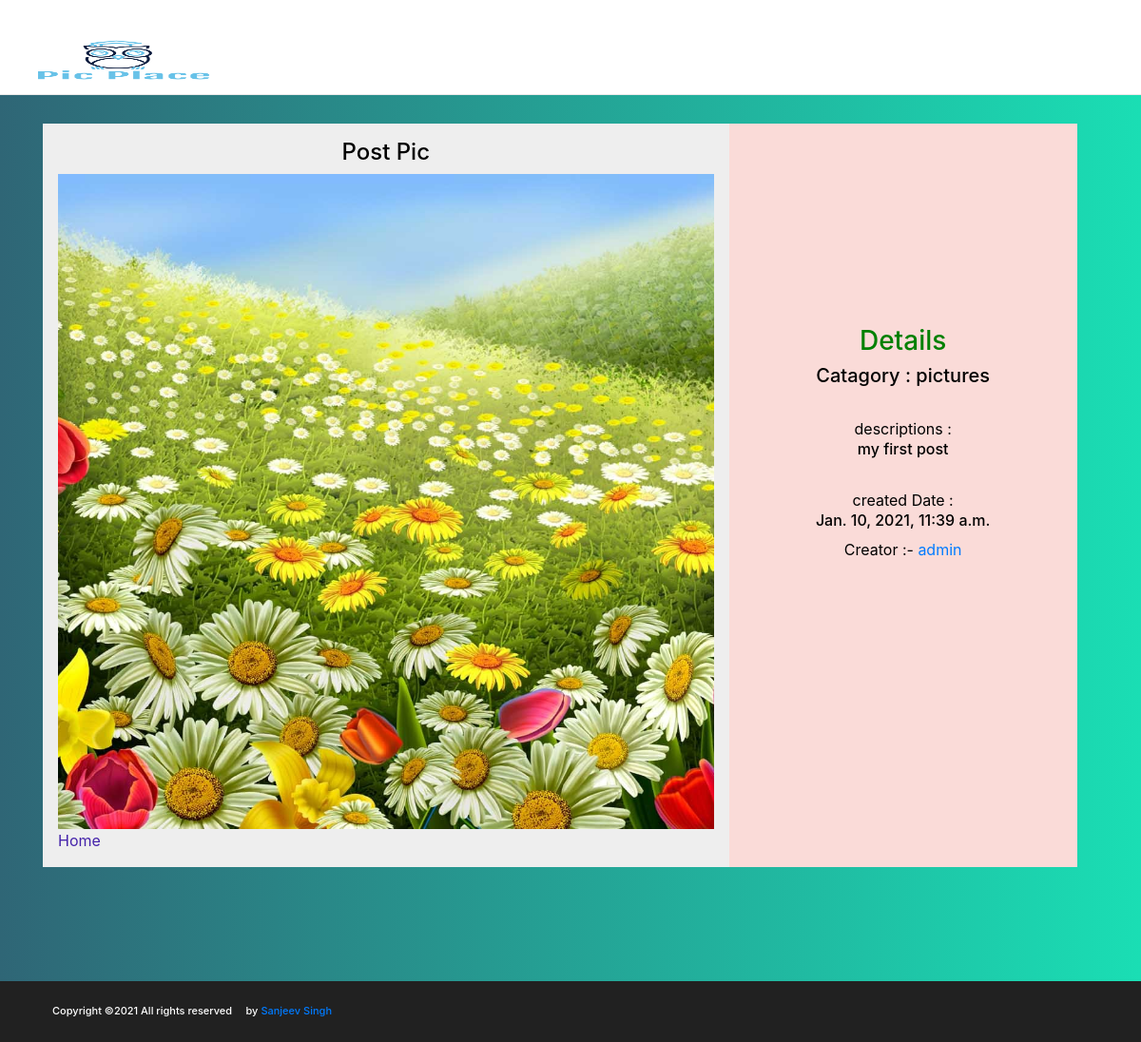
Screenshot of /imageapp/viewpost/3 with the database file from the repository.
### imageapp/models.py (models this page shows)
class PostImage(models.Model):
	descriptions = models.CharField(max_length=200)
	catagory = models.ForeignKey(to=Catagory,on_delete = models.CASCADE)
	uploaded_by = models.ForeignKey(to=User,on_delete=models.CASCADE,null=True, blank=True)
	image = models.ImageField(upload_to='images//')
	cr_date = models.DateTimeField(auto_now_add=True)

class Catagory(models.Model):
	des = models.TextField()
	title = models.CharField(max_length=20)
	def __str__(self):
		return self.title

### imageapp/views.py (the view)
# urls.py: path('viewpost/<int:i_d>',views.viewpost),
def viewpost(request,i_d):
	posts = PostImage.objects.get(pk=i_d)
	return render(request,'viewPost.html',{'posts':posts})

### templates/viewPost.html (shortened to what this page needs)
<!doctype html>
<html lang="en">
  <head>
  <link rel="stylesheet" href="/static/css/bootstrap.min.css"/>
  <link rel="stylesheet" href="/static/css/font-awesome.min.css"/>
  <link rel="stylesheet" href="/static/css/magnific-popup.css"/>
  <link rel="stylesheet" href="/static/css/slicknav.min.css"/>
  <link rel="stylesheet" href="/static/css/owl.carousel.min.css"/>
  <link rel="stylesheet" href="/static/css/style.css"/>
    <link rel="stylesheet" href="https://stackpath.bootstrapcdn.com/bootstrap/4.5.0/css/bootstrap.min.css">
    <link rel="stylesheet" href="/static/css/style.css"/>
  </head>
<link href="//maxcdn.bootstrapcdn.com/bootstrap/4.1.1/css/bootstrap.min.css" rel="stylesheet" id="bootstrap-css">
    <header id = "hd" class="header-section hs-bd">
        <a  href="/" class="site-logo"><img id="ic" src="/media/need/logo.png" alt="logo"></a>
        <div class="header-controls">
            <button class="nav-switch-btn"><i class="fa fa-bars"></i></button>
            <button class="search-btn"><i class="fa fa-search"></i></button>
        </div>
    </header>
<header class="header">
    <div class="container" style="border-radius: 1rem;">
        <div class="profile-head">
            <h4 style="text-align:center">Post Pic</h4>
                <div class="post-img">
                  <div id="st" class="portfolio-item set-bg" data-setbg="/media/{{posts.image}}"></div>
                </div>
            <a href="/imageapp/home/" class="linkk">Home</a>
        </div>
        <div style="background-color:#FADBD8 ;text-align:center">
          <h3 style="color:green;">Details</h3>
          <h5 style="color:darkblack;">Catagory : {{posts.catagory}}</h5><br>
           descriptions : <h6>{{posts.descriptions}}</h6> <br>
            created Date : <h6>{{posts.cr_date}}</h6>
            <div class="row">
                    <div class="col-md-12">
                  Creator :- <a style="max-width:8px;" href="/imageapp/viewprofile/{{posts.uploaded_by.id}}">{{posts.uploaded_by}}</a>
                  <br>
                    </div>
            </div>
            <div id="con" class="row">
                <div class="col-md-6">
                </div>
            </div>
        </div>
</div>
<div style="padding-top:90px;">
</div>
  <footer class="footer-section">
    <div class="container-fluid">
      <div class="row">
        <div class="col-md-6 order-1 order-md-2">
          <div class="footer-social-links">
            <a href=""><i class="fa fa-facebook"></i></a>
            <a href=""><i class="fa fa-twitter"></i></a>
          </div>
        </div>
        <div class="col-md-6 order-2 order-md-1">
          <div class="copyright">
Copyright &copy;<script>document.write(new Date().getFullYear());</script> All rights reserved <i class="fa fa-heart-o" aria-hidden="true"></i> by <a href="#" target="_blank">Sanjeev Singh</a>
        </div>
        </div>
      </div>
    </div>
  </footer>
</body>
</html>

### static/css/style.css (style rules this page uses)
html, body { height: 100%; font-family: "Poppins", sans-serif; -webkit-font-smoothing: antialiased; font-smoothing: antialiased; }
h1, h2, h3, h4, h5, h6 { margin: 0; color: #212121; font-weight: 500; }
h3 { font-size: 30px; }
h4 { font-size: 24px; }
h5 { font-size: 18px; }
h6 { font-size: 16px; }
img { max-width: 100%; }
.set-bg { background-repeat: no-repeat; background-size: cover; background-position: top center; }
.header-section { padding-top: 15px; padding-bottom: 27px; position: relative; z-index: 99; }
.header-section.hs-bd { clear: both; border-bottom: 1px solid #e8e8e8; }
.site-logo { display: inline-block; padding-top: 18px; padding-left: 80px; }
.header-controls { float: right; padding: 16px 25px 0 50px; }
.header-controls button { background: transparent; border: none; font-size: 19px; }
.header-controls button.nav-switch-btn { font-size: 21px; margin-right: 25px; }
.footer-section { background: #212121; padding: 19px 40px; }
.copyright { color: #fff; font-size: 11px; font-weight: 500; padding: 4px 0; }
.footer-social-links { text-align: right; }
.footer-social-links a { display: inline-block; color: #fff; font-size: 17px; margin-left: 40px; }
.portfolio-item { min-height: 100%; display: block; }
@media (min-width: 1200px) { .container { max-width: 1176px; } }
@media (max-width: 1270px) { .site-logo { padding-left: 30px; } }

### templates/viewPost.html (style rules this page uses)
.linkk { color: #42a; }
.header { max-height: 900px; width: 100%; color: black; background-size: cover; }
.container { padding: 10px; margin: 20px; border-radius: 0.5rem; align-content: center; display: grid; grid-template-columns: 65% 33%; grid-auto-rows: minmax(100px,auto) }
.profile-head { display: inline-grid; align-content: center; }
.container > div { align-content: center; background: #fff; padding: 1em; }
.container > div:nth-child(odd) { background: #eee; align-content: center; }
#ic { height: 60px; width: 200px; }
#hd { height: 100px; background-color: white; }
#con { max-margin-left: 50px; max-margin-right: 50px; padding: 5px; margin-top:100px; }

### rows the page displays
PostImage: catagory "pictures", descriptions "my first post", cr_date "Jan. 10, 2021, 11:39 a.m.", uploaded_by "admin"
